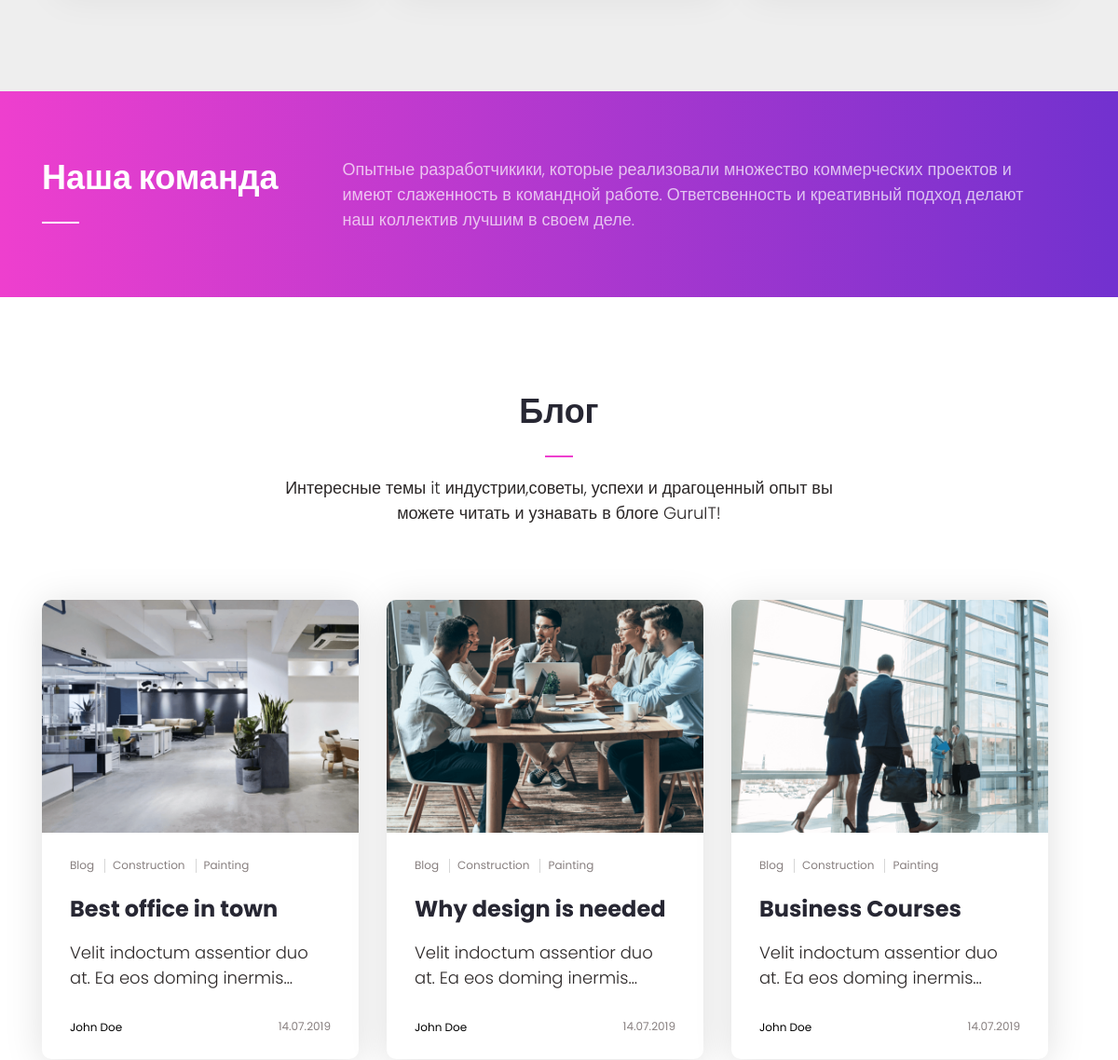
The app's page / (middle part), older data.
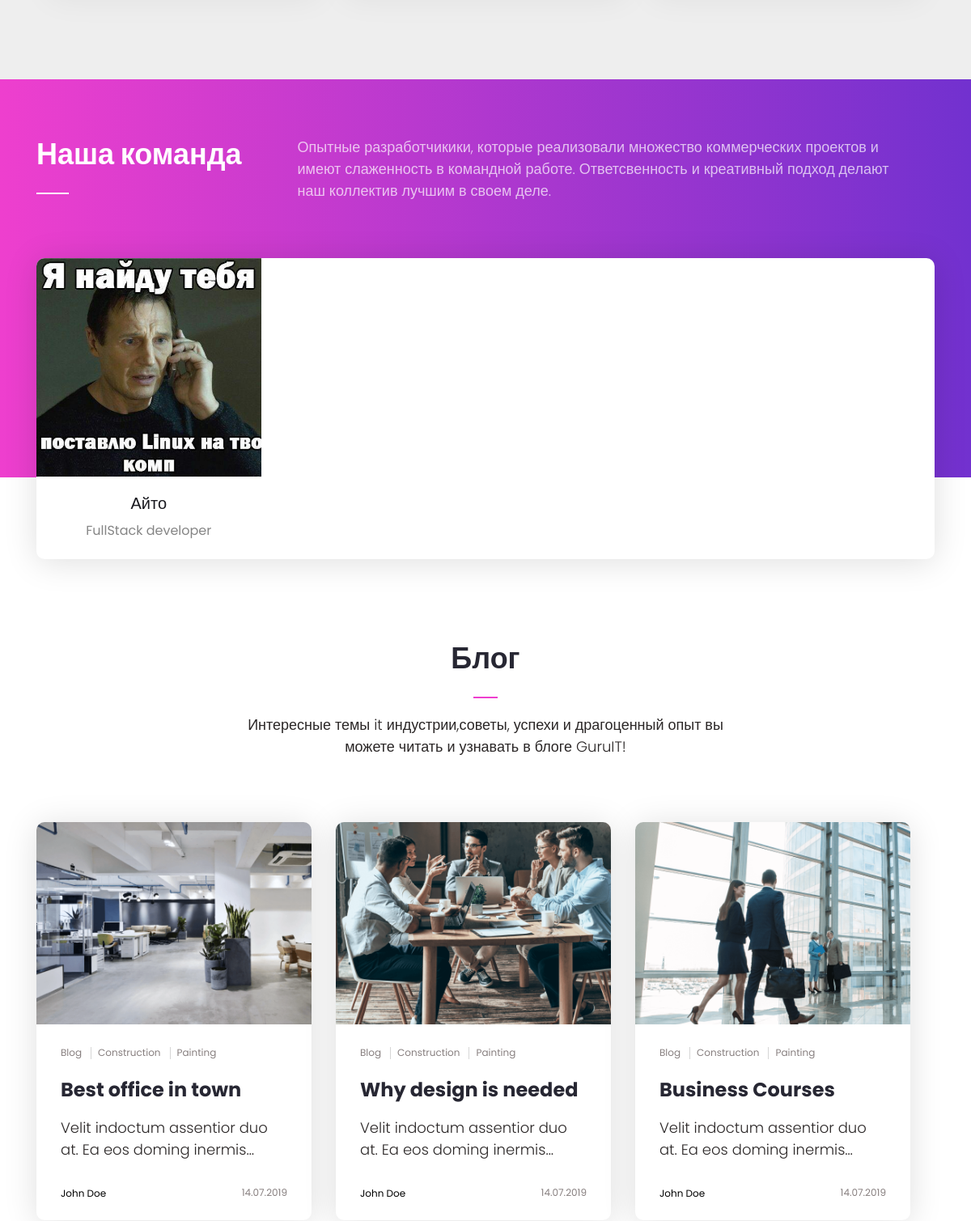
The same page, newer data.
### mainguru/models.py (models this page shows, shortened)
class Team(models.Model):
    name = models.CharField(verbose_name='Название', max_length=200)
    img = models.ImageField(verbose_name='Фото участника команды', upload_to='static/images/team/', null=True,)
    status = models.CharField(verbose_name='Статус', max_length=200)
    phone = models.CharField(verbose_name='Номер телефона', max_length=200, blank=True)
    instagram = models.CharField(verbose_name='Ссылки на instagram', max_length=200, blank=True)
    mail = models.CharField(verbose_name='Почта участника', max_length=200, blank=True)
    class Meta:
        verbose_name = 'Команда'
        verbose_name_plural = 'Команда'

### mainguru/views.py (the view)
# urls.py: path('', views.index, name='home'),
def index(request):
    teams = Team.objects.all()
    form = ApplicationsForm()
    return render(request, 'index.html', {'form': form, 'teams': teams})

### mainguru/templates/index.html (shortened to what the changed rows need)
{% load static %}
<!DOCTYPE html>
<html lang="en">
<head>
    <link rel="stylesheet" href="{% static 'css/libs.min.css' %}">
    <link rel="stylesheet" href="{% static 'css/style.css' %}">
</head>
<body>
    <section class="team">
        <div class="container">
            <div class="row">
                <div class="team_t col-lg-3">
                    <h2>Наша команда</h2>
                </div>
            </div>
            <div class="bg_team col-lg-12">
                <div class="row justify-content-between">
                    {% for t in teams %}
                    <div class="face_team col-lg-3 col-md-3 p-0">
                        <div class="img_team"><img src="{{ t.img.url }}" alt="">
                        </div>
                        <h4>{{ t.name }}</h4><span>{{ t.status }}</span>
                    </div>
                    {% endfor %}
                </div>
            </div>
        </div>
    </section>
    <section class="blog">
        <div class="container">
            <div class="title_b">
                <h2>Блог</h2>
            </div>
            <div class="posts_s three_cols col-lg-12">
                <div class="row">
                    <div class="posts_standart">
                        <div class="wrp_post">
                            <a href="single_post_image.html">
                                <h2>Best office in town</h2>
                            </a>
                        </div>
                    </div>
                    <div class="posts_standart">
                        <div class="wrp_post">
                            <a href="single_post_image.html">
                                <h2>Why design is needed</h2>
                            </a>
                        </div>
                    </div>
                    <div class="posts_standart">
                        <div class="wrp_post">
                            <a href="single_post_image.html">
                                <h2>Business Courses</h2>
                            </a>
                        </div>
                    </div>
                </div>
            </div>
        </div>
    </section>
</body>
</html>

Row changes from the older to the newer data that the page shows:
added Team: img (picture), name "Айто", status "FullStack developer"
